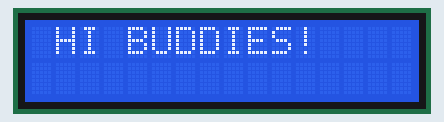
Recording of a sketch running on a simulated Arduino Uno, built with avr-gcc and run on an emulated ATmega328P. Shown: 16×2 character LCD.

Above: at 0.1 s.
At 3.1 s:
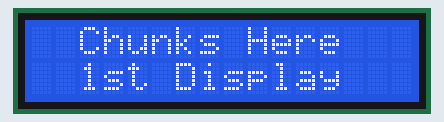
At 6.2 s:
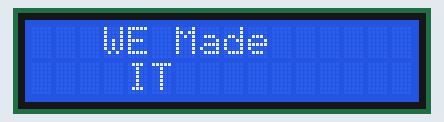

Measured:
- by itself, everything shown: repeats every 9.1 s, in 4 steps
- what the display in image 1 shows lasts 3.0 s, from 3.1 s to 6.1 s

The sketch:

Display.ino
```cpp
#include <Wire.h>
#include <LiquidCrystal_I2C.h>

LiquidCrystal_I2C lcd(0x27, 16, 2); // set the LCD address to 0x27 for a 16 chars and 2 line display

void setup()
{
  lcd.init();         // initialize the lcd
  lcd.backlight();    // Turn on the LCD screen backlight
}

void loop()
{
  lcd.setCursor(1, 0);
  lcd.print("HI BUDDIES!");
  delay(3000);
  lcd.clear();

  lcd.setCursor(2, 0);
  lcd.print("Chunks Here");
  lcd.setCursor(2, 1);
  lcd.print("1st Display");
  delay(3000);
  lcd.clear();

  lcd.setCursor(2, 0);
  lcd.print(" WE Made");
  lcd.setCursor(3, 1);
  lcd.print(" IT ");
  delay(3000);
  lcd.clear();

}
```
